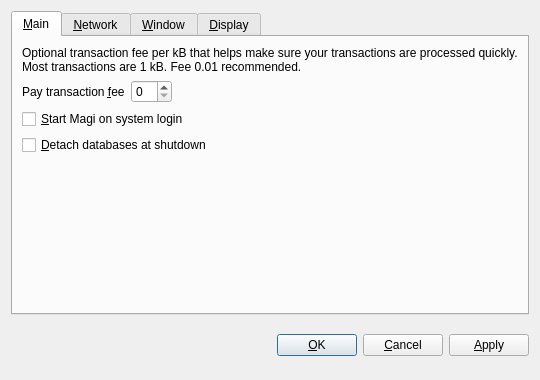
<?xml version="1.0" encoding="UTF-8"?>
<ui version="4.0">
 <class>OptionsDialog</class>
 <widget class="QDialog" name="OptionsDialog">
  <property name="geometry">
   <rect>
    <x>0</x>
    <y>0</y>
    <width>540</width>
    <height>380</height>
   </rect>
  </property>
  <property name="windowTitle">
   <string>Options</string>
  </property>
  <property name="modal">
   <bool>true</bool>
  </property>
  <layout class="QVBoxLayout" name="verticalLayout">
   <item>
    <widget class="QTabWidget" name="tabWidget">
     <property name="tabPosition">
      <enum>QTabWidget::North</enum>
     </property>
     <property name="currentIndex">
      <number>0</number>
     </property>
     <widget class="QWidget" name="tabMain">
      <attribute name="title">
       <string>&amp;Main</string>
      </attribute>
      <layout class="QVBoxLayout" name="verticalLayout_Main">
       <item>
        <widget class="QLabel" name="transactionFeeInfoLabel">
         <property name="text">
          <string>Optional transaction fee per kB that helps make sure your transactions are processed quickly. Most transactions are 1 kB. Fee 0.01 recommended.</string>
         </property>
         <property name="textFormat">
          <enum>Qt::PlainText</enum>
         </property>
         <property name="wordWrap">
          <bool>true</bool>
         </property>
        </widget>
       </item>
       <item>
        <layout class="QHBoxLayout" name="horizontalLayout_Main">
         <item>
          <widget class="QLabel" name="transactionFeeLabel">
           <property name="text">
            <string>Pay transaction &amp;fee</string>
           </property>
           <property name="textFormat">
            <enum>Qt::PlainText</enum>
           </property>
           <property name="buddy">
            <cstring>transactionFee</cstring>
           </property>
          </widget>
         </item>
         <item>
          <widget class="BitcoinAmountField" name="transactionFee"/>
         </item>
         <item>
          <spacer name="horizontalSpacer_Main">
           <property name="orientation">
            <enum>Qt::Horizontal</enum>
           </property>
           <property name="sizeHint" stdset="0">
            <size>
             <width>40</width>
             <height>20</height>
            </size>
           </property>
          </spacer>
         </item>
        </layout>
       </item>
       <item>
        <widget class="QCheckBox" name="bitcoinAtStartup">
         <property name="toolTip">
          <string>Automatically start Magi after logging in to the system.</string>
         </property>
         <property name="text">
          <string>&amp;Start Magi on system login</string>
         </property>
        </widget>
       </item>
       <item>
        <widget class="QCheckBox" name="detachDatabases">
         <property name="toolTip">
          <string>Detach block and address databases at shutdown. This means they can be moved to another data directory, but it slows down shutdown. The wallet is always detached.</string>
         </property>
         <property name="text">
          <string>&amp;Detach databases at shutdown</string>
         </property>
        </widget>
       </item>
       <item>
        <spacer name="verticalSpacer_Main">
         <property name="orientation">
          <enum>Qt::Vertical</enum>
         </property>
         <property name="sizeHint" stdset="0">
          <size>
           <width>20</width>
           <height>40</height>
          </size>
         </property>
        </spacer>
       </item>
      </layout>
     </widget>
     <widget class="QWidget" name="tabNetwork">
      <attribute name="title">
       <string>&amp;Network</string>
      </attribute>
      <layout class="QVBoxLayout" name="verticalLayout_Network">
       <item>
        <widget class="QCheckBox" name="mapPortUpnp">
         <property name="toolTip">
          <string>Automatically open the Magi client port on the router. This only works when your router supports UPnP and it is enabled.</string>
         </property>
         <property name="text">
          <string>Map port using &amp;UPnP</string>
         </property>
        </widget>
       </item>
       <item>
        <widget class="QCheckBox" name="connectSocks">
         <property name="toolTip">
          <string>Connect to the Magi network through a SOCKS proxy (e.g. when connecting through Tor).</string>
         </property>
         <property name="text">
          <string>&amp;Connect through SOCKS proxy:</string>
         </property>
        </widget>
       </item>
       <item>
        <layout class="QHBoxLayout" name="horizontalLayout_Network">
         <item>
          <widget class="QLabel" name="proxyIpLabel">
           <property name="text">
            <string>Proxy &amp;IP:</string>
           </property>
           <property name="textFormat">
            <enum>Qt::PlainText</enum>
           </property>
           <property name="buddy">
            <cstring>proxyIp</cstring>
           </property>
          </widget>
         </item>
         <item>
          <widget class="QValidatedLineEdit" name="proxyIp">
           <property name="maximumSize">
            <size>
             <width>140</width>
             <height>16777215</height>
            </size>
           </property>
           <property name="toolTip">
            <string>IP address of the proxy (e.g. 127.0.0.1)</string>
           </property>
          </widget>
         </item>
         <item>
          <widget class="QLabel" name="proxyPortLabel">
           <property name="text">
            <string>&amp;Port:</string>
           </property>
           <property name="textFormat">
            <enum>Qt::PlainText</enum>
           </property>
           <property name="buddy">
            <cstring>proxyPort</cstring>
           </property>
          </widget>
         </item>
         <item>
          <widget class="QLineEdit" name="proxyPort">
           <property name="maximumSize">
            <size>
             <width>55</width>
             <height>16777215</height>
            </size>
           </property>
           <property name="toolTip">
            <string>Port of the proxy (e.g. 9050)</string>
           </property>
          </widget>
         </item>
         <item>
          <widget class="QLabel" name="socksVersionLabel">
           <property name="text">
            <string>SOCKS &amp;Version:</string>
           </property>
           <property name="textFormat">
            <enum>Qt::PlainText</enum>
           </property>
           <property name="buddy">
            <cstring>socksVersion</cstring>
           </property>
          </widget>
         </item>
         <item>
          <widget class="QValueComboBox" name="socksVersion">
           <property name="toolTip">
            <string>SOCKS version of the proxy (e.g. 5)</string>
           </property>
          </widget>
         </item>
         <item>
          <spacer name="horizontalSpacer_Network">
           <property name="orientation">
            <enum>Qt::Horizontal</enum>
           </property>
           <property name="sizeHint" stdset="0">
            <size>
             <width>40</width>
             <height>20</height>
            </size>
           </property>
          </spacer>
         </item>
        </layout>
       </item>
       <item>
        <spacer name="verticalSpacer_Network">
         <property name="orientation">
          <enum>Qt::Vertical</enum>
         </property>
         <property name="sizeHint" stdset="0">
          <size>
           <width>20</width>
           <height>40</height>
          </size>
         </property>
        </spacer>
       </item>
      </layout>
     </widget>
     <widget class="QWidget" name="tabWindow">
      <attribute name="title">
       <string>&amp;Window</string>
      </attribute>
      <layout class="QVBoxLayout" name="verticalLayout_Window">
       <item>
        <widget class="QCheckBox" name="minimizeToTray">
         <property name="toolTip">
          <string>Show only a tray icon after minimizing the window.</string>
         </property>
         <property name="text">
          <string>&amp;Minimize to the tray instead of the taskbar</string>
         </property>
        </widget>
       </item>
       <item>
        <widget class="QCheckBox" name="minimizeOnClose">
         <property name="toolTip">
          <string>Minimize instead of exit the application when the window is closed. When this option is enabled, the application will be closed only after selecting Quit in the menu.</string>
         </property>
         <property name="text">
          <string>M&amp;inimize on close</string>
         </property>
        </widget>
       </item>
       <item>
        <spacer name="verticalSpacer_Window">
         <property name="orientation">
          <enum>Qt::Vertical</enum>
         </property>
         <property name="sizeHint" stdset="0">
          <size>
           <width>20</width>
           <height>40</height>
          </size>
         </property>
        </spacer>
       </item>
      </layout>
     </widget>
     <widget class="QWidget" name="tabDisplay">
      <attribute name="title">
       <string>&amp;Display</string>
      </attribute>
      <layout class="QVBoxLayout" name="verticalLayout_Display">
       <item>
        <layout class="QHBoxLayout" name="horizontalLayout_1_Display">
         <item>
          <widget class="QLabel" name="langLabel">
           <property name="text">
            <string>User Interface &amp;language:</string>
           </property>
           <property name="textFormat">
            <enum>Qt::PlainText</enum>
           </property>
           <property name="buddy">
            <cstring>lang</cstring>
           </property>
          </widget>
         </item>
         <item>
          <widget class="QValueComboBox" name="lang">
           <property name="toolTip">
            <string>The user interface language can be set here. This setting will take effect after restarting Magi.</string>
           </property>
          </widget>
         </item>
        </layout>
       </item>
       <item>
        <layout class="QHBoxLayout" name="horizontalLayout_2_Display">
         <item>
          <widget class="QLabel" name="unitLabel">
           <property name="text">
            <string>&amp;Unit to show amounts in:</string>
           </property>
           <property name="textFormat">
            <enum>Qt::PlainText</enum>
           </property>
           <property name="buddy">
            <cstring>unit</cstring>
           </property>
          </widget>
         </item>
         <item>
          <widget class="QValueComboBox" name="unit">
           <property name="toolTip">
            <string>Choose the default subdivision unit to show in the interface and when sending coins.</string>
           </property>
          </widget>
         </item>
        </layout>
       </item>
       <item>
        <widget class="QCheckBox" name="displayAddresses">
         <property name="toolTip">
          <string>Whether to show Magi addresses in the transaction list or not.</string>
         </property>
         <property name="text">
          <string>&amp;Display addresses in transaction list</string>
         </property>
        </widget>
       </item>
       <item>
        <widget class="QCheckBox" name="coinControlFeatures">
         <property name="toolTip">
          <string>Whether to show coin control features or not.</string>
         </property>
         <property name="text">
          <string>Display coin &amp;control features (experts only!)</string>
         </property>
        </widget>
       </item>
       <item>
        <spacer name="verticalSpacer_Display">
         <property name="orientation">
          <enum>Qt::Vertical</enum>
         </property>
         <property name="sizeHint" stdset="0">
          <size>
           <width>20</width>
           <height>40</height>
          </size>
         </property>
        </spacer>
       </item>
      </layout>
     </widget>
    </widget>
   </item>
   <item>
    <layout class="QHBoxLayout" name="horizontalLayout_Buttons">
     <item>
      <spacer name="horizontalSpacer_1">
       <property name="orientation">
        <enum>Qt::Horizontal</enum>
       </property>
       <property name="sizeHint" stdset="0">
        <size>
         <width>40</width>
         <height>48</height>
        </size>
       </property>
      </spacer>
     </item>
     <item>
      <widget class="QLabel" name="statusLabel">
       <property name="font">
        <font>
         <weight>75</weight>
         <bold>true</bold>
        </font>
       </property>
       <property name="text">
        <string/>
       </property>
       <property name="textFormat">
        <enum>Qt::PlainText</enum>
       </property>
       <property name="wordWrap">
        <bool>true</bool>
       </property>
      </widget>
     </item>
     <item>
      <spacer name="horizontalSpacer_2">
       <property name="orientation">
        <enum>Qt::Horizontal</enum>
       </property>
       <property name="sizeHint" stdset="0">
        <size>
         <width>40</width>
         <height>48</height>
        </size>
       </property>
      </spacer>
     </item>
     <item>
      <widget class="QPushButton" name="okButton">
       <property name="text">
        <string>&amp;OK</string>
       </property>
      </widget>
     </item>
     <item>
      <widget class="QPushButton" name="cancelButton">
       <property name="text">
        <string>&amp;Cancel</string>
       </property>
       <property name="autoDefault">
        <bool>false</bool>
       </property>
      </widget>
     </item>
     <item>
      <widget class="QPushButton" name="applyButton">
       <property name="text">
        <string>&amp;Apply</string>
       </property>
       <property name="autoDefault">
        <bool>false</bool>
       </property>
      </widget>
     </item>
    </layout>
   </item>
  </layout>
 </widget>
 <customwidgets>
  <customwidget>
   <class>BitcoinAmountField</class>
   <extends>QSpinBox</extends>
   <header>bitcoinamountfield.h</header>
   <container>1</container>
  </customwidget>
  <customwidget>
   <class>QValueComboBox</class>
   <extends>QComboBox</extends>
   <header>qvaluecombobox.h</header>
  </customwidget>
  <customwidget>
   <class>QValidatedLineEdit</class>
   <extends>QLineEdit</extends>
   <header>qvalidatedlineedit.h</header>
  </customwidget>
 </customwidgets>
 <resources/>
 <connections/>
</ui>
